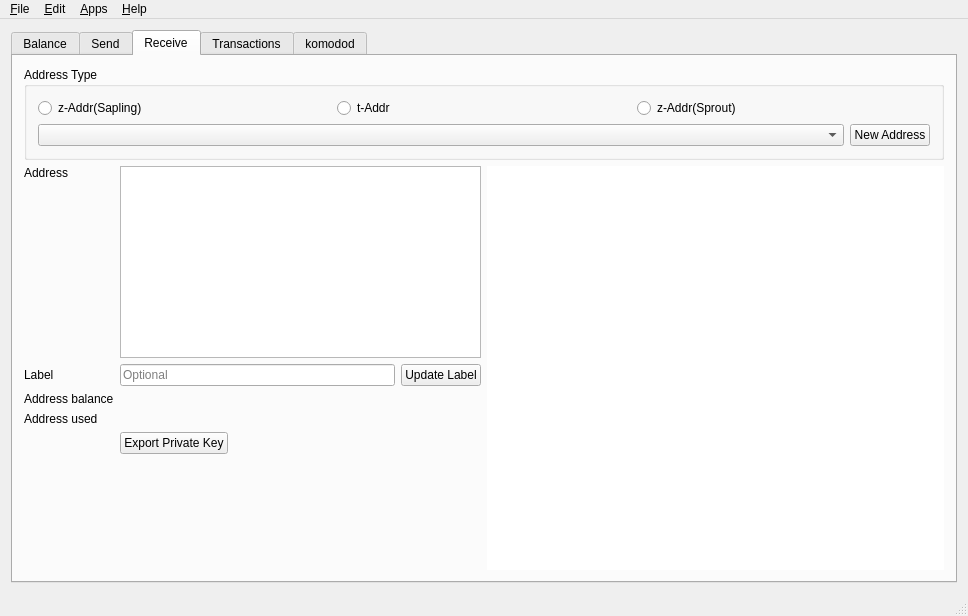
<?xml version="1.0" encoding="UTF-8"?>
<ui version="4.0">
 <class>MainWindow</class>
 <widget class="QMainWindow" name="MainWindow">
  <property name="geometry">
   <rect>
    <x>0</x>
    <y>0</y>
    <width>968</width>
    <height>616</height>
   </rect>
  </property>
  <property name="windowTitle">
   <string>kmd-qt-wallet</string>
  </property>
  <property name="windowIcon">
   <iconset resource="../application.qrc">
    <normaloff>:/icons/res/icon.ico</normaloff>:/icons/res/icon.ico</iconset>
  </property>
  <widget class="QWidget" name="centralWidget">
   <layout class="QGridLayout" name="gridLayout_3">
    <item row="0" column="0">
     <widget class="QTabWidget" name="tabWidget">
      <property name="currentIndex">
       <number>2</number>
      </property>
      <widget class="QWidget" name="tab">
       <attribute name="title">
        <string>Balance</string>
       </attribute>
       <layout class="QGridLayout" name="gridLayout_2">
        <item row="0" column="0">
         <layout class="QHBoxLayout" name="horizontalLayout_5">
          <item>
           <widget class="QGroupBox" name="groupBox">
            <property name="minimumSize">
             <size>
              <width>250</width>
              <height>0</height>
             </size>
            </property>
            <property name="title">
             <string>Summary</string>
            </property>
            <property name="flat">
             <bool>false</bool>
            </property>
            <layout class="QGridLayout" name="gridLayout">
             <item row="0" column="0">
              <layout class="QVBoxLayout" name="verticalLayout">
               <item>
                <layout class="QHBoxLayout" name="horizontalLayout">
                 <item>
                  <widget class="QLabel" name="label">
                   <property name="sizePolicy">
                    <sizepolicy hsizetype="Minimum" vsizetype="Preferred">
                     <horstretch>0</horstretch>
                     <verstretch>0</verstretch>
                    </sizepolicy>
                   </property>
                   <property name="text">
                    <string>Shielded</string>
                   </property>
                  </widget>
                 </item>
                 <item>
                  <widget class="QLabel" name="balSheilded">
                   <property name="text">
                    <string/>
                   </property>
                   <property name="alignment">
                    <set>Qt::AlignRight|Qt::AlignTrailing|Qt::AlignVCenter</set>
                   </property>
                  </widget>
                 </item>
                </layout>
               </item>
               <item>
                <layout class="QHBoxLayout" name="horizontalLayout_2">
                 <item>
                  <widget class="QLabel" name="label_2">
                   <property name="sizePolicy">
                    <sizepolicy hsizetype="Minimum" vsizetype="Preferred">
                     <horstretch>0</horstretch>
                     <verstretch>0</verstretch>
                    </sizepolicy>
                   </property>
                   <property name="text">
                    <string>Transparent</string>
                   </property>
                  </widget>
                 </item>
                 <item>
                  <widget class="QLabel" name="balTransparent">
                   <property name="text">
                    <string/>
                   </property>
                   <property name="alignment">
                    <set>Qt::AlignRight|Qt::AlignTrailing|Qt::AlignVCenter</set>
                   </property>
                  </widget>
                 </item>
                </layout>
               </item>
               <item>
                <widget class="Line" name="line">
                 <property name="orientation">
                  <enum>Qt::Horizontal</enum>
                 </property>
                </widget>
               </item>
               <item>
                <layout class="QHBoxLayout" name="horizontalLayout_3">
                 <item>
                  <widget class="QLabel" name="label_3">
                   <property name="sizePolicy">
                    <sizepolicy hsizetype="Minimum" vsizetype="Preferred">
                     <horstretch>0</horstretch>
                     <verstretch>0</verstretch>
                    </sizepolicy>
                   </property>
                   <property name="font">
                    <font>
                     <weight>75</weight>
                     <bold>true</bold>
                    </font>
                   </property>
                   <property name="text">
                    <string>Total</string>
                   </property>
                  </widget>
                 </item>
                 <item>
                  <widget class="QLabel" name="balTotal">
                   <property name="font">
                    <font>
                     <weight>75</weight>
                     <bold>true</bold>
                    </font>
                   </property>
                   <property name="text">
                    <string/>
                   </property>
                   <property name="alignment">
                    <set>Qt::AlignRight|Qt::AlignTrailing|Qt::AlignVCenter</set>
                   </property>
                  </widget>
                 </item>
                </layout>
               </item>
               <item>
                <spacer name="verticalSpacer">
                 <property name="orientation">
                  <enum>Qt::Vertical</enum>
                 </property>
                 <property name="sizeHint" stdset="0">
                  <size>
                   <width>20</width>
                   <height>40</height>
                  </size>
                 </property>
                </spacer>
               </item>
               <item>
                <widget class="QLabel" name="unconfirmedWarning">
                 <property name="sizePolicy">
                  <sizepolicy hsizetype="Minimum" vsizetype="Preferred">
                   <horstretch>0</horstretch>
                   <verstretch>0</verstretch>
                  </sizepolicy>
                 </property>
                 <property name="styleSheet">
                  <string notr="true">color: red;</string>
                 </property>
                 <property name="text">
                  <string>Some transactions are not yet confirmed</string>
                 </property>
                </widget>
               </item>
              </layout>
             </item>
            </layout>
           </widget>
          </item>
          <item>
           <widget class="QGroupBox" name="groupBox_2">
            <property name="sizePolicy">
             <sizepolicy hsizetype="Expanding" vsizetype="Preferred">
              <horstretch>0</horstretch>
              <verstretch>0</verstretch>
             </sizepolicy>
            </property>
            <property name="title">
             <string>Address Balances</string>
            </property>
            <layout class="QHBoxLayout" name="horizontalLayout_4">
             <property name="spacing">
              <number>6</number>
             </property>
             <property name="leftMargin">
              <number>0</number>
             </property>
             <property name="topMargin">
              <number>0</number>
             </property>
             <property name="rightMargin">
              <number>0</number>
             </property>
             <property name="bottomMargin">
              <number>0</number>
             </property>
             <item>
              <widget class="QTableView" name="balancesTable">
               <property name="selectionMode">
                <enum>QAbstractItemView::SingleSelection</enum>
               </property>
               <property name="selectionBehavior">
                <enum>QAbstractItemView::SelectRows</enum>
               </property>
               <property name="cornerButtonEnabled">
                <bool>false</bool>
               </property>
               <attribute name="horizontalHeaderShowSortIndicator" stdset="0">
                <bool>false</bool>
               </attribute>
               <attribute name="horizontalHeaderStretchLastSection">
                <bool>true</bool>
               </attribute>
               <attribute name="verticalHeaderVisible">
                <bool>false</bool>
               </attribute>
              </widget>
             </item>
            </layout>
           </widget>
          </item>
         </layout>
        </item>
       </layout>
      </widget>
      <widget class="QWidget" name="tab_2">
       <attribute name="title">
        <string>Send</string>
       </attribute>
       <layout class="QVBoxLayout" name="verticalLayout_4">
        <item>
         <widget class="QGroupBox" name="groupBox_4">
          <property name="autoFillBackground">
           <bool>false</bool>
          </property>
          <property name="title">
           <string>From</string>
          </property>
          <property name="flat">
           <bool>false</bool>
          </property>
          <layout class="QVBoxLayout" name="verticalLayout_6">
           <item>
            <layout class="QHBoxLayout" name="horizontalLayout_8">
             <item>
              <widget class="AddressCombo" name="inputsCombo"/>
             </item>
            </layout>
           </item>
           <item>
            <layout class="QHBoxLayout" name="horizontalLayout_15">
             <item>
              <widget class="QLabel" name="label_5">
               <property name="text">
                <string>Address Balance</string>
               </property>
              </widget>
             </item>
             <item>
              <widget class="QLineEdit" name="sendAddressBalance">
               <property name="sizePolicy">
                <sizepolicy hsizetype="Preferred" vsizetype="Fixed">
                 <horstretch>0</horstretch>
                 <verstretch>0</verstretch>
                </sizepolicy>
               </property>
               <property name="minimumSize">
                <size>
                 <width>200</width>
                 <height>0</height>
                </size>
               </property>
               <property name="alignment">
                <set>Qt::AlignRight|Qt::AlignTrailing|Qt::AlignVCenter</set>
               </property>
               <property name="readOnly">
                <bool>true</bool>
               </property>
              </widget>
             </item>
             <item>
              <widget class="QLabel" name="sendAddressBalanceUSD">
               <property name="text">
                <string/>
               </property>
              </widget>
             </item>
             <item>
              <spacer name="horizontalSpacer_6">
               <property name="orientation">
                <enum>Qt::Horizontal</enum>
               </property>
               <property name="sizeHint" stdset="0">
                <size>
                 <width>40</width>
                 <height>20</height>
                </size>
               </property>
              </spacer>
             </item>
            </layout>
           </item>
          </layout>
         </widget>
        </item>
        <item>
         <widget class="QGroupBox" name="groupBox_3">
          <property name="title">
           <string>Send To</string>
          </property>
          <property name="flat">
           <bool>false</bool>
          </property>
          <layout class="QVBoxLayout" name="verticalLayout_3">
           <property name="leftMargin">
            <number>0</number>
           </property>
           <property name="topMargin">
            <number>0</number>
           </property>
           <property name="rightMargin">
            <number>0</number>
           </property>
           <property name="bottomMargin">
            <number>0</number>
           </property>
           <item>
            <widget class="QScrollArea" name="sendToScrollArea">
             <property name="sizeAdjustPolicy">
              <enum>QAbstractScrollArea::AdjustToContents</enum>
             </property>
             <property name="widgetResizable">
              <bool>true</bool>
             </property>
             <widget class="QWidget" name="sendToWidgets">
              <property name="geometry">
               <rect>
                <x>0</x>
                <y>0</y>
                <width>890</width>
                <height>311</height>
               </rect>
              </property>
              <layout class="QVBoxLayout" name="sendToLayout">
               <item>
                <widget class="QGroupBox" name="verticalGroupBox">
                 <property name="title">
                  <string>Recipient</string>
                 </property>
                 <layout class="QVBoxLayout" name="sendAddressLayout">
                  <item>
                   <layout class="QHBoxLayout" name="horizontalLayout_12">
                    <item>
                     <widget class="QLabel" name="label_4">
                      <property name="text">
                       <string>Address</string>
                      </property>
                     </widget>
                    </item>
                    <item>
                     <widget class="QLineEdit" name="Address1">
                      <property name="placeholderText">
                       <string>Address</string>
                      </property>
                     </widget>
                    </item>
                    <item>
                     <widget class="QPushButton" name="AddressBook1">
                      <property name="text">
                       <string>Address Book</string>
                      </property>
                     </widget>
                    </item>
                   </layout>
                  </item>
                  <item>
                   <layout class="QHBoxLayout" name="horizontalLayout_13">
                    <item>
                     <widget class="QLabel" name="label_6">
                      <property name="text">
                       <string>Amount</string>
                      </property>
                     </widget>
                    </item>
                    <item>
                     <widget class="QLineEdit" name="Amount1">
                      <property name="baseSize">
                       <size>
                        <width>200</width>
                        <height>0</height>
                       </size>
                      </property>
                      <property name="alignment">
                       <set>Qt::AlignRight|Qt::AlignTrailing|Qt::AlignVCenter</set>
                      </property>
                      <property name="placeholderText">
                       <string>Amount</string>
                      </property>
                     </widget>
                    </item>
                    <item>
                     <widget class="QLabel" name="AmtUSD1">
                      <property name="text">
                       <string/>
                      </property>
                     </widget>
                    </item>
                    <item>
                     <widget class="QCheckBox" name="Max1">
                      <property name="text">
                       <string>Max Available</string>
                      </property>
                     </widget>
                    </item>
                    <item>
                     <spacer name="horizontalSpacer_4">
                      <property name="orientation">
                       <enum>Qt::Horizontal</enum>
                      </property>
                      <property name="sizeHint" stdset="0">
                       <size>
                        <width>40</width>
                        <height>20</height>
                       </size>
                      </property>
                     </spacer>
                    </item>
                    <item>
                     <widget class="QPushButton" name="MemoBtn1">
                      <property name="enabled">
                       <bool>true</bool>
                      </property>
                      <property name="toolTip">
                       <string/>
                      </property>
                      <property name="text">
                       <string>Memo</string>
                      </property>
                     </widget>
                    </item>
                   </layout>
                  </item>
                  <item>
                   <widget class="QLabel" name="MemoTxt1">
                    <property name="font">
                     <font>
                      <pointsize>10</pointsize>
                     </font>
                    </property>
                    <property name="text">
                     <string/>
                    </property>
                    <property name="wordWrap">
                     <bool>true</bool>
                    </property>
                   </widget>
                  </item>
                 </layout>
                </widget>
               </item>
               <item>
                <layout class="QHBoxLayout" name="horizontalLayout_7">
                 <item>
                  <spacer name="horizontalSpacer_2">
                   <property name="orientation">
                    <enum>Qt::Horizontal</enum>
                   </property>
                   <property name="sizeHint" stdset="0">
                    <size>
                     <width>40</width>
                     <height>20</height>
                    </size>
                   </property>
                  </spacer>
                 </item>
                 <item>
                  <widget class="QPushButton" name="addAddressButton">
                   <property name="baseSize">
                    <size>
                     <width>200</width>
                     <height>0</height>
                    </size>
                   </property>
                   <property name="text">
                    <string>Add Recipient</string>
                   </property>
                  </widget>
                 </item>
                 <item>
                  <spacer name="horizontalSpacer_3">
                   <property name="orientation">
                    <enum>Qt::Horizontal</enum>
                   </property>
                   <property name="sizeHint" stdset="0">
                    <size>
                     <width>40</width>
                     <height>20</height>
                    </size>
                   </property>
                  </spacer>
                 </item>
                </layout>
               </item>
               <item>
                <spacer name="verticalSpacer_2">
                 <property name="orientation">
                  <enum>Qt::Vertical</enum>
                 </property>
                 <property name="sizeHint" stdset="0">
                  <size>
                   <width>20</width>
                   <height>40</height>
                  </size>
                 </property>
                </spacer>
               </item>
              </layout>
             </widget>
            </widget>
           </item>
          </layout>
         </widget>
        </item>
        <item>
         <layout class="QHBoxLayout" name="horizontalLayout_6">
          <item>
           <widget class="QLabel" name="minerFeeLabel">
            <property name="text">
             <string>Miner Fee</string>
            </property>
           </widget>
          </item>
          <item>
           <widget class="QLineEdit" name="minerFeeAmt">
            <property name="sizePolicy">
             <sizepolicy hsizetype="Preferred" vsizetype="Fixed">
              <horstretch>0</horstretch>
              <verstretch>0</verstretch>
             </sizepolicy>
            </property>
            <property name="text">
             <string>0</string>
            </property>
           </widget>
          </item>
          <item>
           <widget class="QLabel" name="lblMinerFeeUSD">
            <property name="text">
             <string/>
            </property>
           </widget>
          </item>
          <item>
           <spacer name="horizontalSpacer">
            <property name="orientation">
             <enum>Qt::Horizontal</enum>
            </property>
            <property name="sizeHint" stdset="0">
             <size>
              <width>40</width>
              <height>20</height>
             </size>
            </property>
           </spacer>
          </item>
          <item>
           <widget class="QPushButton" name="sendTransactionButton">
            <property name="baseSize">
             <size>
              <width>100</width>
              <height>0</height>
             </size>
            </property>
            <property name="text">
             <string>Send</string>
            </property>
            <property name="flat">
             <bool>false</bool>
            </property>
           </widget>
          </item>
          <item>
           <widget class="QPushButton" name="cancelSendButton">
            <property name="baseSize">
             <size>
              <width>100</width>
              <height>0</height>
             </size>
            </property>
            <property name="text">
             <string>Cancel</string>
            </property>
           </widget>
          </item>
         </layout>
        </item>
       </layout>
      </widget>
      <widget class="QWidget" name="tab_3">
       <attribute name="title">
        <string>Receive</string>
       </attribute>
       <layout class="QVBoxLayout" name="verticalLayout_5">
        <item>
         <layout class="QVBoxLayout" name="verticalLayout_8">
          <item>
           <widget class="QGroupBox" name="groupBox_6">
            <property name="title">
             <string>Address Type</string>
            </property>
            <property name="flat">
             <bool>false</bool>
            </property>
            <property name="checkable">
             <bool>false</bool>
            </property>
            <layout class="QVBoxLayout" name="verticalLayout_9">
             <item>
              <layout class="QHBoxLayout" name="horizontalLayout_9">
               <item>
                <widget class="QRadioButton" name="rdioZSAddr">
                 <property name="text">
                  <string>z-Addr(Sapling)</string>
                 </property>
                </widget>
               </item>
               <item>
                <widget class="QRadioButton" name="rdioTAddr">
                 <property name="sizePolicy">
                  <sizepolicy hsizetype="Preferred" vsizetype="Fixed">
                   <horstretch>0</horstretch>
                   <verstretch>0</verstretch>
                  </sizepolicy>
                 </property>
                 <property name="text">
                  <string>t-Addr</string>
                 </property>
                </widget>
               </item>
               <item>
                <widget class="QRadioButton" name="rdioZAddr">
                 <property name="text">
                  <string>z-Addr(Sprout)</string>
                 </property>
                </widget>
               </item>
              </layout>
             </item>
             <item>
              <layout class="QHBoxLayout" name="horizontalLayout_10">
               <item>
                <widget class="AddressCombo" name="listRecieveAddresses">
                 <property name="sizePolicy">
                  <sizepolicy hsizetype="Expanding" vsizetype="Fixed">
                   <horstretch>0</horstretch>
                   <verstretch>0</verstretch>
                  </sizepolicy>
                 </property>
                 <property name="duplicatesEnabled">
                  <bool>false</bool>
                 </property>
                </widget>
               </item>
               <item>
                <widget class="QPushButton" name="btnRecieveNewAddr">
                 <property name="text">
                  <string>New Address</string>
                 </property>
                </widget>
               </item>
              </layout>
             </item>
            </layout>
           </widget>
          </item>
          <item>
           <layout class="QHBoxLayout" name="horizontalLayout_11">
            <item>
             <layout class="QVBoxLayout" name="verticalLayout_10">
              <item>
               <layout class="QGridLayout" name="gridLayout_4">
                <item row="1" column="0">
                 <widget class="QLabel" name="label_7">
                  <property name="text">
                   <string>Label</string>
                  </property>
                 </widget>
                </item>
                <item row="1" column="2">
                 <widget class="QPushButton" name="rcvUpdateLabel">
                  <property name="text">
                   <string>Update Label</string>
                  </property>
                 </widget>
                </item>
                <item row="2" column="1" colspan="2">
                 <widget class="QLabel" name="rcvBal">
                  <property name="text">
                   <string/>
                  </property>
                 </widget>
                </item>
                <item row="2" column="0">
                 <widget class="QLabel" name="label_21">
                  <property name="text">
                   <string>Address balance</string>
                  </property>
                 </widget>
                </item>
                <item row="1" column="1">
                 <widget class="QLineEdit" name="rcvLabel">
                  <property name="maxLength">
                   <number>40</number>
                  </property>
                  <property name="placeholderText">
                   <string>Optional</string>
                  </property>
                 </widget>
                </item>
                <item row="0" column="1" colspan="2">
                 <widget class="QPlainTextEdit" name="txtRecieve">
                  <property name="sizePolicy">
                   <sizepolicy hsizetype="Expanding" vsizetype="Preferred">
                    <horstretch>0</horstretch>
                    <verstretch>0</verstretch>
                   </sizepolicy>
                  </property>
                  <property name="readOnly">
                   <bool>true</bool>
                  </property>
                 </widget>
                </item>
                <item row="0" column="0">
                 <widget class="QLabel" name="label_10">
                  <property name="text">
                   <string>Address</string>
                  </property>
                  <property name="alignment">
                   <set>Qt::AlignLeading|Qt::AlignLeft|Qt::AlignTop</set>
                  </property>
                 </widget>
                </item>
                <item row="4" column="1" colspan="2">
                 <layout class="QHBoxLayout" name="horizontalLayout_16">
                  <item>
                   <widget class="QPushButton" name="exportKey">
                    <property name="text">
                     <string>Export Private Key</string>
                    </property>
                   </widget>
                  </item>
                  <item>
                   <spacer name="horizontalSpacer_5">
                    <property name="orientation">
                     <enum>Qt::Horizontal</enum>
                    </property>
                    <property name="sizeHint" stdset="0">
                     <size>
                      <width>40</width>
                      <height>20</height>
                     </size>
                    </property>
                   </spacer>
                  </item>
                 </layout>
                </item>
                <item row="3" column="0">
                 <widget class="QLabel" name="label_15">
                  <property name="text">
                   <string>Address used</string>
                  </property>
                 </widget>
                </item>
                <item row="3" column="1" colspan="2">
                 <widget class="QLabel" name="lblUsed">
                  <property name="text">
                   <string notr="true"/>
                  </property>
                 </widget>
                </item>
               </layout>
              </item>
              <item>
               <spacer name="verticalSpacer_5">
                <property name="orientation">
                 <enum>Qt::Vertical</enum>
                </property>
                <property name="sizeHint" stdset="0">
                 <size>
                  <width>20</width>
                  <height>40</height>
                 </size>
                </property>
               </spacer>
              </item>
             </layout>
            </item>
            <item>
             <widget class="QRCodeLabel" name="qrcodeDisplay">
              <property name="sizePolicy">
               <sizepolicy hsizetype="Expanding" vsizetype="Expanding">
                <horstretch>0</horstretch>
                <verstretch>0</verstretch>
               </sizepolicy>
              </property>
              <property name="styleSheet">
               <string notr="true">background-color: #fff</string>
              </property>
              <property name="text">
               <string/>
              </property>
             </widget>
            </item>
           </layout>
          </item>
         </layout>
        </item>
       </layout>
      </widget>
      <widget class="QWidget" name="tab_4">
       <attribute name="title">
        <string>Transactions</string>
       </attribute>
       <layout class="QVBoxLayout" name="verticalLayout_2">
        <item>
         <widget class="QTableView" name="transactionsTable">
          <property name="selectionMode">
           <enum>QAbstractItemView::SingleSelection</enum>
          </property>
          <property name="selectionBehavior">
           <enum>QAbstractItemView::SelectRows</enum>
          </property>
         </widget>
        </item>
       </layout>
      </widget>
      <widget class="QWidget" name="tab_5">
       <attribute name="title">
        <string>komodod</string>
       </attribute>
       <layout class="QVBoxLayout" name="verticalLayout_7">
        <item>
         <layout class="QHBoxLayout" name="horizontalLayout_14">
          <item>
           <widget class="FilledIconLabel" name="zcashdlogo">
            <property name="sizePolicy">
             <sizepolicy hsizetype="Expanding" vsizetype="Expanding">
              <horstretch>0</horstretch>
              <verstretch>0</verstretch>
             </sizepolicy>
            </property>
            <property name="text">
             <string/>
            </property>
            <property name="scaledContents">
             <bool>false</bool>
            </property>
           </widget>
          </item>
          <item>
           <widget class="QGroupBox" name="groupBox_5">
            <property name="title">
             <string/>
            </property>
            <layout class="QGridLayout" name="gridLayout_5">
             <item row="5" column="0" colspan="3">
              <widget class="QLabel" name="label_14">
               <property name="text">
                <string>Mining status: don't yet supported</string>
               </property>
              </widget>
             </item>
             <item row="6" column="0">
              <spacer name="verticalSpacer_4">
               <property name="orientation">
                <enum>Qt::Vertical</enum>
               </property>
               <property name="sizeHint" stdset="0">
                <size>
                 <width>20</width>
                 <height>40</height>
                </size>
               </property>
              </spacer>
             </item>
             <item row="2" column="2">
              <widget class="QLabel" name="numconnections">
               <property name="text">
                <string>Loading...</string>
               </property>
              </widget>
             </item>
             <item row="1" column="0">
              <widget class="QLabel" name="heightLabel">
               <property name="text">
                <string>Block height</string>
               </property>
              </widget>
             </item>
             <item row="3" column="2">
              <widget class="QLabel" name="solrate">
               <property name="text">
                <string>Loading...</string>
               </property>
              </widget>
             </item>
             <item row="3" column="0">
              <widget class="QLabel" name="label_12">
               <property name="text">
                <string>Network solution rate</string>
               </property>
              </widget>
             </item>
             <item row="2" column="0">
              <widget class="QLabel" name="label_8">
               <property name="text">
                <string>Connections</string>
               </property>
              </widget>
             </item>
             <item row="1" column="2">
              <widget class="QLabel" name="blockheight">
               <property name="text">
                <string>Loading...</string>
               </property>
              </widget>
             </item>
             <item row="4" column="0" colspan="3">
              <widget class="Line" name="line_2">
               <property name="orientation">
                <enum>Qt::Horizontal</enum>
               </property>
              </widget>
             </item>
             <item row="0" column="0">
              <spacer name="verticalSpacer_3">
               <property name="orientation">
                <enum>Qt::Vertical</enum>
               </property>
               <property name="sizeHint" stdset="0">
                <size>
                 <width>20</width>
                 <height>40</height>
                </size>
               </property>
              </spacer>
             </item>
             <item row="3" column="1">
              <widget class="QLabel" name="label_9">
               <property name="text">
                <string>|</string>
               </property>
              </widget>
             </item>
             <item row="2" column="1">
              <widget class="QLabel" name="label_11">
               <property name="text">
                <string>|</string>
               </property>
              </widget>
             </item>
             <item row="1" column="1">
              <widget class="QLabel" name="label_13">
               <property name="text">
                <string>|</string>
               </property>
              </widget>
             </item>
            </layout>
           </widget>
          </item>
         </layout>
        </item>
       </layout>
      </widget>
     </widget>
    </item>
   </layout>
  </widget>
  <widget class="QMenuBar" name="menuBar">
   <property name="geometry">
    <rect>
     <x>0</x>
     <y>0</y>
     <width>968</width>
     <height>22</height>
    </rect>
   </property>
   <widget class="QMenu" name="menuFile">
    <property name="title">
     <string>&amp;File</string>
    </property>
    <addaction name="actionImport_Private_Key"/>
    <addaction name="actionExport_All_Private_Keys"/>
    <addaction name="actionBackup_wallet_dat"/>
    <addaction name="separator"/>
    <addaction name="actionExport_transactions"/>
    <addaction name="separator"/>
    <addaction name="actionExit"/>
   </widget>
   <widget class="QMenu" name="menuHelp">
    <property name="title">
     <string>&amp;Help</string>
    </property>
    <addaction name="actionDonate"/>
    <addaction name="actionCheck_for_Updates"/>
    <addaction name="actionAbout"/>
   </widget>
   <widget class="QMenu" name="menuApps">
    <property name="title">
     <string>&amp;Apps</string>
    </property>
    <addaction name="actionTurnstile_Migration"/>
    <addaction name="actionz_board_net"/>
   </widget>
   <widget class="QMenu" name="menu_Edit">
    <property name="title">
     <string>&amp;Edit</string>
    </property>
    <addaction name="action_Address_Book"/>
    <addaction name="actionSettings"/>
   </widget>
   <addaction name="menuFile"/>
   <addaction name="menu_Edit"/>
   <addaction name="menuApps"/>
   <addaction name="menuHelp"/>
  </widget>
  <widget class="QStatusBar" name="statusBar"/>
  <action name="actionExit">
   <property name="text">
    <string>E&amp;xit</string>
   </property>
  </action>
  <action name="actionAbout">
   <property name="text">
    <string>&amp;About</string>
   </property>
  </action>
  <action name="actionSettings">
   <property name="text">
    <string>&amp;Settings</string>
   </property>
   <property name="shortcut">
    <string>Ctrl+P</string>
   </property>
  </action>
  <action name="actionDonate">
   <property name="text">
    <string>&amp;Donate (Aditya Kulkarni)</string>
   </property>
  </action>
  <action name="actionCheck_for_Updates">
   <property name="text">
    <string>Check github.com for &amp;updates</string>
   </property>
  </action>
  <action name="actionTurnstile_Migration">
   <property name="text">
    <string>Sapling &amp;turnstile</string>
   </property>
   <property name="shortcut">
    <string>Ctrl+A, Ctrl+T</string>
   </property>
  </action>
  <action name="actionImport_Private_Key">
   <property name="text">
    <string>&amp;Import private key</string>
   </property>
  </action>
  <action name="actionExport_All_Private_Keys">
   <property name="text">
    <string>&amp;Export all private keys</string>
   </property>
  </action>
  <action name="actionz_board_net">
   <property name="enabled">
    <bool>false</bool>
   </property>
   <property name="text">
    <string>&amp;z-board.net</string>
   </property>
   <property name="shortcut">
    <string>Ctrl+A, Ctrl+Z</string>
   </property>
  </action>
  <action name="action_Address_Book">
   <property name="text">
    <string>Address &amp;book</string>
   </property>
   <property name="shortcut">
    <string>Ctrl+B</string>
   </property>
  </action>
  <action name="actionBackup_wallet_dat">
   <property name="text">
    <string>&amp;Backup wallet.dat</string>
   </property>
  </action>
  <action name="actionExport_transactions">
   <property name="text">
    <string>Export transactions</string>
   </property>
  </action>
 </widget>
 <layoutdefault spacing="6" margin="11"/>
 <customwidgets>
  <customwidget>
   <class>QRCodeLabel</class>
   <extends>QLabel</extends>
   <header>qrcodelabel.h</header>
  </customwidget>
  <customwidget>
   <class>FilledIconLabel</class>
   <extends>QLabel</extends>
   <header>fillediconlabel.h</header>
  </customwidget>
  <customwidget>
   <class>AddressCombo</class>
   <extends>QComboBox</extends>
   <header>addresscombo.h</header>
  </customwidget>
 </customwidgets>
 <tabstops>
  <tabstop>tabWidget</tabstop>
  <tabstop>inputsCombo</tabstop>
  <tabstop>Address1</tabstop>
  <tabstop>Amount1</tabstop>
  <tabstop>Max1</tabstop>
  <tabstop>AddressBook1</tabstop>
  <tabstop>MemoBtn1</tabstop>
  <tabstop>addAddressButton</tabstop>
  <tabstop>sendTransactionButton</tabstop>
  <tabstop>cancelSendButton</tabstop>
  <tabstop>rdioZSAddr</tabstop>
  <tabstop>rdioTAddr</tabstop>
  <tabstop>rdioZAddr</tabstop>
  <tabstop>listRecieveAddresses</tabstop>
  <tabstop>btnRecieveNewAddr</tabstop>
  <tabstop>txtRecieve</tabstop>
  <tabstop>rcvLabel</tabstop>
  <tabstop>rcvUpdateLabel</tabstop>
  <tabstop>transactionsTable</tabstop>
  <tabstop>balancesTable</tabstop>
  <tabstop>minerFeeAmt</tabstop>
  <tabstop>sendAddressBalance</tabstop>
  <tabstop>sendToScrollArea</tabstop>
 </tabstops>
 <resources>
  <include location="../application.qrc"/>
 </resources>
 <connections/>
</ui>
